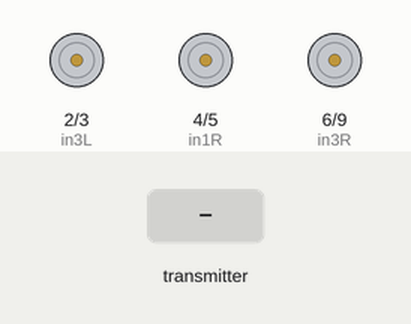
Bench run of a sketch on a simulated Arduino Uno, built with avr-gcc and run on an emulated ATmega328P. On the bench: motor-driver pin pairs drawn as motors (green arrow = first pin HIGH = forward, orange = second pin HIGH = backward, longer = more drive). The inputs (shaded band) are chosen by the test bench. No radio packets arrive unless stated; what the sketch prints to the serial monitor is not drawn.

Above: at 1.2 s.
1.3 s: the transmitter starts sending leftstickx = 0
At 2.0 s:
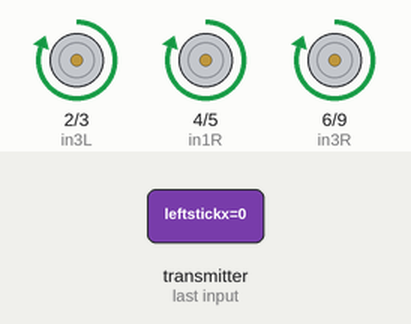
2.8 s: the transmitter starts sending leftsticky = 128
At 3.8 s:
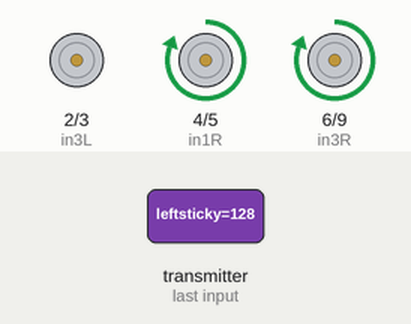
4.3 s: the transmitter starts sending rightstickx = 128
At 5.5 s:
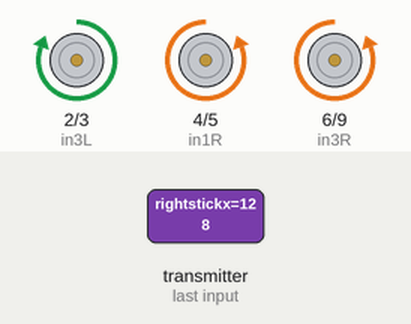
5.8 s: the transmitter starts sending leftstickx = 255
At 6.6 s:
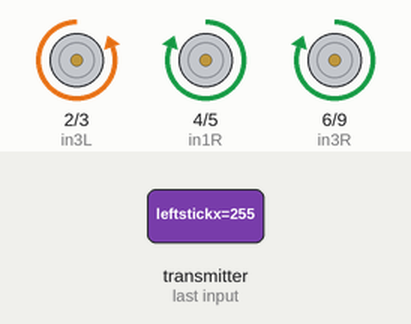
7.3 s: the transmitter starts sending leftsticky = 255
At 8.4 s:
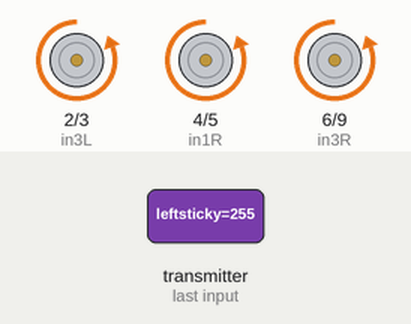
8.8 s: the transmitter starts sending leftsticky = 0
At 10.2 s:
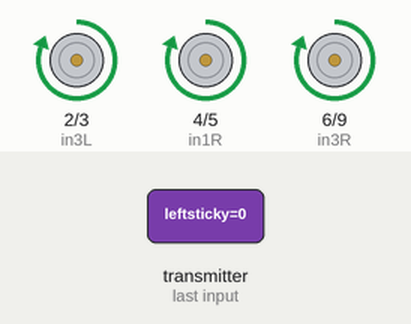
Timing chart, 0 to 11.3 s (numbered marks = the images above; inputs shaded):
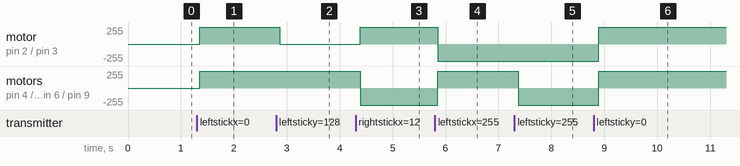

Measured:
- after the input at 1.3 s, motor on pin 2 (in3L) / pin 3 (in4L), motor on pin 4 (in1R) / pin 5 (in2R), motor on pin 6 (in3R) / pin 9 (in4R): stopped → forward 255/255 after 0.05 s
- after the input at 2.8 s, motor on pin 2 (in3L) / pin 3 (in4L): forward 255/255 → stopped after 0.07 s
- after the input at 4.3 s, motor on pin 2 (in3L) / pin 3 (in4L): stopped → forward 255/255 after 0.09 s; motor on pin 4 (in1R) / pin 5 (in2R), motor on pin 6 (in3R) / pin 9 (in4R): forward 255/255 → backward 255/255 after 0.09 s
- after the input at 5.8 s, motor on pin 2 (in3L) / pin 3 (in4L): forward 255/255 → backward 255/255 after 0.06 s; motor on pin 4 (in1R) / pin 5 (in2R), motor on pin 6 (in3R) / pin 9 (in4R): backward 255/255 → forward 255/255 after 0.06 s
- after the input at 7.3 s, motor on pin 4 (in1R) / pin 5 (in2R), motor on pin 6 (in3R) / pin 9 (in4R): forward 255/255 → backward 255/255 after 0.07 s
- after the input at 8.8 s, motor on pin 2 (in3L) / pin 3 (in4L), motor on pin 4 (in1R) / pin 5 (in2R), motor on pin 6 (in3R) / pin 9 (in4R): backward 255/255 → forward 255/255 after 0.09 s

The sketch:

RC-Driver.ino
```cpp
/*
* Receiver Code for RC Driver
* Written by Christopher Lai
* For loklokfafa
*
* Last Updated: 11/16/2022
*/

#include <SPI.h>
#include <nRF24L01.h>
#include <RF24.h>

RF24 radio(7, 8); // CE, CSN
const byte address[6] = "00501";
const uint8_t  channel = 102;

// Pin Definitions
#define in1L 0
#define in2L 1
#define in3L 2
#define in4L 3
#define in1R 4
#define in2R 5
#define in3R 6
#define in4R 9
#define en 10

bool conn = false;

// Max size 32 bytes because of buffer limit
struct CMD_Packet {
  byte leftstickx;
  byte leftsticky;
  byte rightstickx;
  byte rightsticky;
  byte btnleft;
  byte btnright;
  byte potleft;
  byte potright;
  byte modeSW;
  byte leftSW;
  byte rightSW;
};

CMD_Packet packet;

void setup() {
  // Set Up Serial Comms - Debug
  Serial.begin(9600);

  // Set up GPIO Pins
  pinMode(in1L, OUTPUT);
  pinMode(in2L, OUTPUT);
  pinMode(in3L, OUTPUT);
  pinMode(in4L, OUTPUT);
  pinMode(in1R, OUTPUT);
  pinMode(in2R, OUTPUT);
  pinMode(in3R, OUTPUT);
  pinMode(in4R, OUTPUT);

  // Set up default state
  stop();

  // Set up Radio
  radio.begin();
  radio.openReadingPipe(1, address);
  radio.setPALevel(RF24_PA_LOW,0);
  radio.setChannel(channel);
  Serial.println("Starting Radio");

  //to recieve
  radio.startListening();
}

void loop() {
  if (radio.available()) {
    conn = true;
    radio.read(&packet, sizeof(packet));
    delay(50);

    if (packet.leftsticky > 175) {
      forward();
    }
    else if (packet.leftsticky < 100) {
      backward();
    }
    else if (packet.rightstickx > 175 && packet.rightsticky > 175) {
      drift_right_fw();
    }
    else if (packet.rightstickx < 100 && packet.rightsticky > 175) {
      drift_left_fw();
    }
    else if (packet.rightstickx < 100 && packet.rightsticky < 100) {
      drift_left_bw();
    }
    else if (packet.rightstickx > 175 && packet.rightsticky < 100) {
      drift_right_bw();
    }
    else if (packet.leftstickx > 175) {
      rotate_CW();
    }
    else if (packet.leftstickx < 100) {
      rotate_CCW();
    }
    else {
      stop();
    }

  }
  else{
    // delay(5);
  }
}

void forward() {
  digitalWrite(in1L, LOW);
  digitalWrite(in2L, HIGH);
  digitalWrite(in3L, LOW);
  digitalWrite(in4L, HIGH);
  digitalWrite(in1R, LOW);
  digitalWrite(in2R, HIGH);
  digitalWrite(in3R, LOW);
  digitalWrite(in4R, HIGH);
}

void backward() {
  digitalWrite(in1L, HIGH);
  digitalWrite(in2L, LOW);
  digitalWrite(in3L, HIGH);
  digitalWrite(in4L, LOW);
  digitalWrite(in1R, HIGH);
  digitalWrite(in2R, LOW);
  digitalWrite(in3R, HIGH);
  digitalWrite(in4R, LOW);
}

void rotate_CW() {
  digitalWrite(in1L, LOW);
  digitalWrite(in2L, HIGH);
  digitalWrite(in3L, LOW);
  digitalWrite(in4L, HIGH);
  digitalWrite(in1R, HIGH);
  digitalWrite(in2R, LOW);
  digitalWrite(in3R, HIGH);
  digitalWrite(in4R, LOW);
}

void rotate_CCW() {
  digitalWrite(in1L, HIGH);
  digitalWrite(in2L, LOW);
  digitalWrite(in3L, HIGH);
  digitalWrite(in4L, LOW);
  digitalWrite(in1R, LOW);
  digitalWrite(in2R, HIGH);
  digitalWrite(in3R, LOW);
  digitalWrite(in4R, HIGH);
}

void drift_right_fw() {
  digitalWrite(in1L, LOW);
  digitalWrite(in2L, HIGH);
  digitalWrite(in3L, LOW);
  digitalWrite(in4L, HIGH);
  digitalWrite(in1R, LOW);
  digitalWrite(in2R, LOW);
  digitalWrite(in3R, LOW);
  digitalWrite(in4R, LOW);
}

void drift_left_fw() {
  digitalWrite(in1L, LOW);
  digitalWrite(in2L, LOW);
  digitalWrite(in3L, LOW);
  digitalWrite(in4L, LOW);
  digitalWrite(in1R, LOW);
  digitalWrite(in2R, HIGH);
  digitalWrite(in3R, LOW);
  digitalWrite(in4R, HIGH);
}

void drift_right_bw() {
  digitalWrite(in1L, HIGH);
  digitalWrite(in2L, LOW);
  digitalWrite(in3L, HIGH);
  digitalWrite(in4L, LOW);
  digitalWrite(in1R, LOW);
  digitalWrite(in2R, LOW);
  digitalWrite(in3R, LOW);
  digitalWrite(in4R, LOW);
}

void drift_left_bw() {
  digitalWrite(in1L, LOW);
  digitalWrite(in2L, LOW);
  digitalWrite(in3L, LOW);
  digitalWrite(in4L, LOW);
  digitalWrite(in1R, HIGH);
  digitalWrite(in2R, LOW);
  digitalWrite(in3R, HIGH);
  digitalWrite(in4R, LOW);
}

void stop() {
  digitalWrite(in1L, LOW);
  digitalWrite(in2L, LOW);
  digitalWrite(in3L, LOW);
  digitalWrite(in4L, LOW);
  digitalWrite(in1R, LOW);
  digitalWrite(in2R, LOW);
  digitalWrite(in3R, LOW);
  digitalWrite(in4R, LOW);
}

void motor_test() {
  if (packet.leftstickx > 175) {
      digitalWrite(in1L, LOW);
      digitalWrite(in2L, HIGH);
    }
    else if (packet.leftstickx < 75) {
      digitalWrite(in1L, HIGH);
      digitalWrite(in2L, LOW);
    }
    else
    {
      digitalWrite(in1L, LOW);
      digitalWrite(in2L, LOW);
    }

    if (packet.leftsticky > 175) {
      digitalWrite(in3L, LOW);
      digitalWrite(in4L, HIGH);
    }
    else if (packet.leftsticky < 75) {
      digitalWrite(in3L, HIGH);
      digitalWrite(in4L, LOW);
    }
    else
    {
      digitalWrite(in3L, LOW);
      digitalWrite(in4L, LOW);
    }

    if (packet.rightstickx > 175) {
      digitalWrite(in1R, LOW);
      digitalWrite(in2R, HIGH);
    }
    else if (packet.rightstickx < 75) {
      digitalWrite(in1R, HIGH);
      digitalWrite(in2R, LOW);
    }
    else
    {
      digitalWrite(in1R, LOW);
      digitalWrite(in2R, LOW);
    }

    if (packet.rightsticky > 175) {
      digitalWrite(in3R, LOW);
      digitalWrite(in4R, HIGH);
    }
    else if (packet.rightsticky < 75) {
      digitalWrite(in3R, HIGH);
      digitalWrite(in4R, LOW);
    }
    else
    {
      digitalWrite(in3R, LOW);
      digitalWrite(in4R, LOW);
    }
}

void resetCMD() {
  packet.leftstickx=127;
  packet.leftsticky=127;
  packet.rightstickx=127;
  packet.rightsticky=127;
  packet.btnleft=1;
  packet.btnright=1;
  packet.potleft=0;
  packet.potright=0;
  packet.modeSW=1;
  packet.leftSW=1;
  packet.rightSW=1;
}
```
